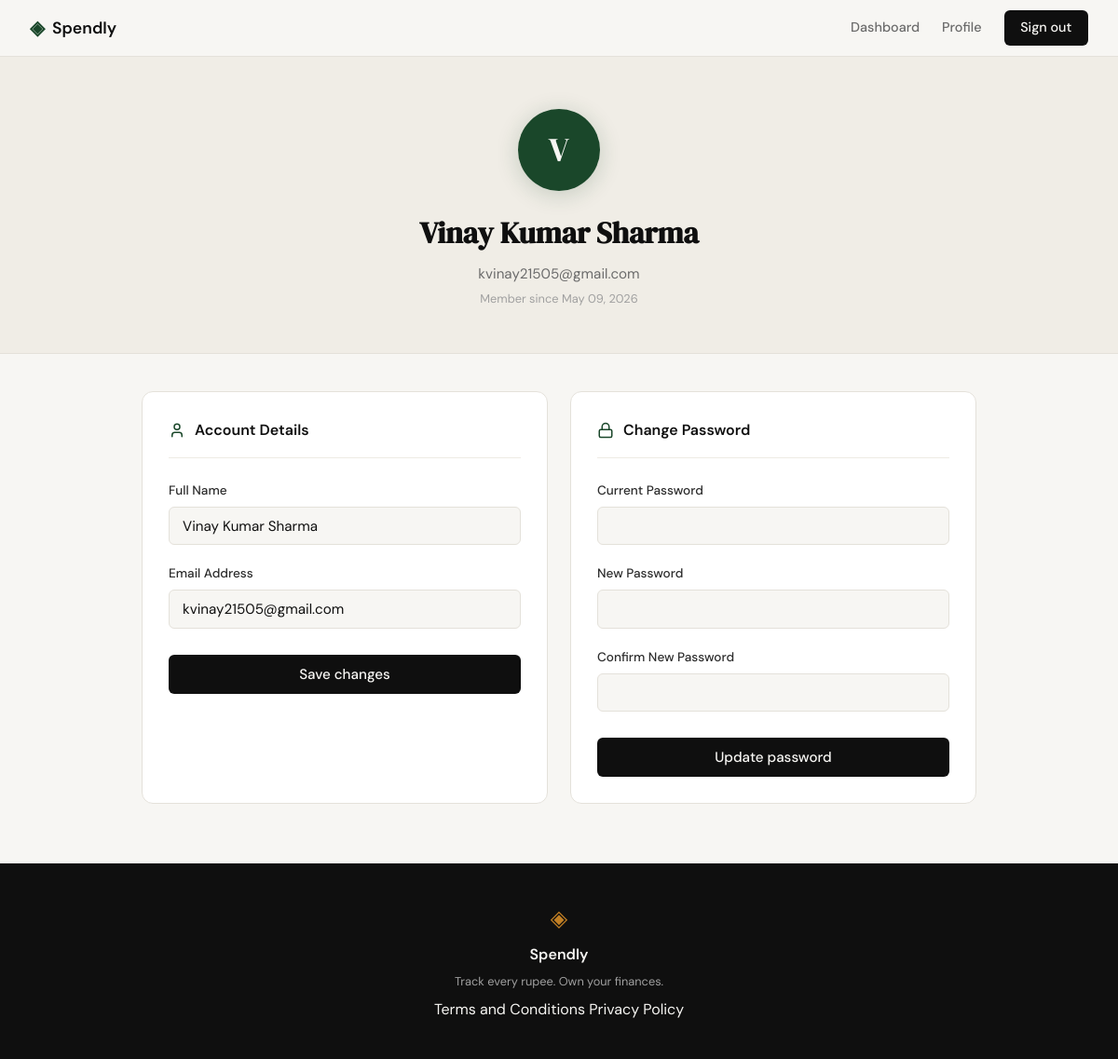
Page /profile (signed in) on the committed database.
### tables this page shows
CREATE TABLE users (
            id            INTEGER PRIMARY KEY AUTOINCREMENT,
            name          TEXT    NOT NULL,
            email         TEXT    UNIQUE NOT NULL,
            password_hash TEXT    NOT NULL,
            created_at    TEXT    DEFAULT (datetime('now'))
        );

### app.py (the view, shortened to what this page needs)
@app.route("/profile", methods=["GET", "POST"])
def profile():
    if not session.get("user_id"):
        return redirect(url_for("login"))
    conn = get_db()
    try:
        user = conn.execute(
            "SELECT id, name, email, created_at FROM users WHERE id = ?",
            (session["user_id"],),
        ).fetchone()
    finally:
        conn.close()
    member_since = datetime.strptime(user["created_at"][:10], "%Y-%m-%d").strftime("%B %d, %Y")
    return render_template("profile.html", user=user, member_since=member_since)

### database/db.py (called while the page is built)
def get_db():
    conn = sqlite3.connect(DB_PATH)
    conn.row_factory = sqlite3.Row
    conn.execute("PRAGMA foreign_keys = ON")
    return conn

### templates/profile.html (shortened to what this page needs)
{% extends "base.html" %}
{% block content %}
<div class="profile-hero">
    <div class="profile-avatar">{{ user.name[0].upper() }}</div>
    <h1 class="profile-name">{{ user.name }}</h1>
    <p class="profile-email">{{ user.email }}</p>
    <p class="profile-since">Member since {{ member_since }}</p>
</div>
<div class="profile-edit-section">
    <div class="profile-cards-grid">
        <div class="profile-form-card">
            <div class="profile-form-card-header">
                <i data-lucide="user"></i>
                <span class="profile-form-card-title">Account Details</span>
            </div>
            <form method="POST" action="{{ url_for('profile') }}">
                <div class="form-group">
                    <label for="name">Full Name</label>
                    <input type="text" id="name" name="name" class="form-input"
                           value="{{ user.name }}" required>
                </div>
                <div class="form-group">
                    <label for="email">Email Address</label>
                    <input type="email" id="email" name="email" class="form-input"
                           value="{{ user.email }}" required>
                </div>
                <button type="submit" class="btn-submit">Save changes</button>
            </form>
        </div>
        <div class="profile-form-card">
            <div class="profile-form-card-header">
                <i data-lucide="lock"></i>
                <span class="profile-form-card-title">Change Password</span>
            </div>
            <form method="POST" action="{{ url_for('profile_password') }}">
                <div class="form-group">
                    <label for="current_password">Current Password</label>
                    <input type="password" id="current_password" name="current_password"
                           class="form-input" required>
                </div>
                <div class="form-group">
                    <label for="new_password">New Password</label>
                    <input type="password" id="new_password" name="new_password"
                           class="form-input" required>
                </div>
                <div class="form-group">
                    <label for="confirm_password">Confirm New Password</label>
                    <input type="password" id="confirm_password" name="confirm_password"
                           class="form-input" required>
                </div>
                <button type="submit" class="btn-submit">Update password</button>
            </form>
        </div>
    </div>
</div>
{% endblock %}

### static/css/style.css (style rules this page uses)
:root { --ink: #0f0f0f; --ink-soft: #2d2d2d; --ink-muted: #6b6b6b; --ink-faint: #a0a0a0; --paper: #f7f6f3; --paper-warm: #f0ede6; --paper-card: #ffffff; --accent: #1a472a; --accent-light: #e8f0eb; --accent-2: #c17f24; --accent-2-light: #fdf3e3; --danger: #c0392b; --danger-light: #fdecea; --border: #e4e1da; --border-soft: #eeebe4; --font-display: 'DM Serif Display', Georgia, serif; --font-body: 'DM Sans', system-ui, sans-serif; --max-width: 1200px; --auth-width: 440px; --radius-sm: 6px; --radius-md: 12px; --radius-lg: 20px; --cat-food-bg: #fef3c7; --cat-food-text: #92400e; --cat-transport-bg: #dbeafe; --cat-transport-text: #1e40af; --cat-bills-bg: var(--danger-light); --cat-bills-text: var(--danger); --cat-health-bg: var(--accent-light); --cat-health-text: var(--accent); --cat-entertainment-bg: #ede9fe; --cat-entertainment-text: #5b21b6; --cat-shopping-bg: var(--accent-2-light); --cat-shopping-text: var(--accent-2); --cat-other-bg: var(--paper-warm); --cat-other-text: var(--ink-muted); }
*, *::before, *::after { box-sizing: border-box; margin: 0; padding: 0; }
html { font-size: 16px; scroll-behavior: smooth; }
body { background: var(--paper); color: var(--ink); font-family: var(--font-body); font-size: 1rem; line-height: 1.6; -webkit-font-smoothing: antialiased; }
.form-group { margin-bottom: 1.25rem; }
.form-group label { display: block; font-size: 0.85rem; font-weight: 500; color: var(--ink-soft); margin-bottom: 0.4rem; }
.form-input { width: 100%; padding: 0.6rem 0.875rem; border: 1px solid var(--border); border-radius: var(--radius-sm); font-family: var(--font-body); font-size: 0.95rem; color: var(--ink); background: var(--paper); outline: none; transition: border-color 0.2s; }
.form-input::placeholder { color: var(--ink-faint); }
.btn-submit { width: 100%; padding: 0.7rem; background: var(--ink); color: var(--paper); border: none; border-radius: var(--radius-sm); font-family: var(--font-body); font-size: 0.95rem; font-weight: 500; cursor: pointer; transition: background 0.2s; margin-top: 0.5rem; }
.profile-hero { background: var(--paper-warm); border-bottom: 1px solid var(--border); padding: 3.5rem 2rem 3rem; text-align: center; }
.profile-avatar { width: 88px; height: 88px; border-radius: 50%; background: var(--accent); color: var(--paper); font-family: var(--font-display); font-size: 2.25rem; display: inline-flex; align-items: center; justify-content: center; margin-bottom: 1.25rem; box-shadow: 0 4px 24px rgba(26, 71, 42, 0.2); animation: avatarPop 0.4s cubic-bezier(0.34, 1.56, 0.64, 1) both; }
.profile-name { font-family: var(--font-display); font-size: 2rem; color: var(--ink); margin-bottom: 0.35rem; animation: fadeInUp 0.35s ease 0.08s both; }
.profile-email { font-size: 0.95rem; color: var(--ink-muted); margin-bottom: 0.3rem; animation: fadeInUp 0.35s ease 0.14s both; }
.profile-since { font-size: 0.8rem; color: var(--ink-faint); margin-bottom: 0; animation: fadeInUp 0.35s ease 0.2s both; }
.profile-edit-section { max-width: 960px; margin: 0 auto; padding: 2.5rem 2rem 4rem; animation: fadeInUp 0.4s ease 0.3s both; }
.profile-cards-grid { display: grid; grid-template-columns: 1fr 1fr; gap: 1.5rem; }
.profile-form-card { background: var(--paper-card); border: 1px solid var(--border); border-radius: var(--radius-md); padding: 1.75rem; }
.profile-form-card-header { display: flex; align-items: center; gap: 0.625rem; margin-bottom: 1.5rem; padding-bottom: 1rem; border-bottom: 1px solid var(--border-soft); }
.profile-form-card-header svg { width: 18px; height: 18px; color: var(--accent); flex-shrink: 0; }
.profile-form-card-title { font-size: 1rem; font-weight: 600; color: var(--ink); }

### rows in the picture
users: name "V", name "Vinay Kumar Sharma", email "kvinay21505@gmail.com", created_at "May 09, 2026"
